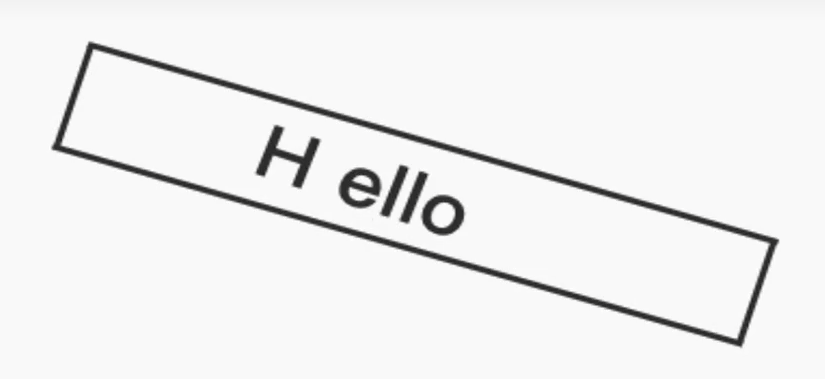
#> input picture picture_video/15.png, 825 x 379 px, found by its file name
$ python 25_contout.py
#> lines starting #> are read from the running program, lines starting #| are printed output that depends on the picture; after the words box and inside, x2 and y2 are one past the last pixel; in counts of white or black regions, pixels touching at a corner belong together
import cv2
import numpy as np
#引入图像
img=cv2.imread("./picture_video/15.png")
#> img is the input picture: shape (379, 825, 3); mean B, G, R 239.6, 239.7, 239.7
#转化为灰度图
new=cv2.cvtColor(img,cv2.COLOR_BGR2GRAY)
#二值化
ret,binary=cv2.threshold(new,100,255,cv2.THRESH_BINARY)
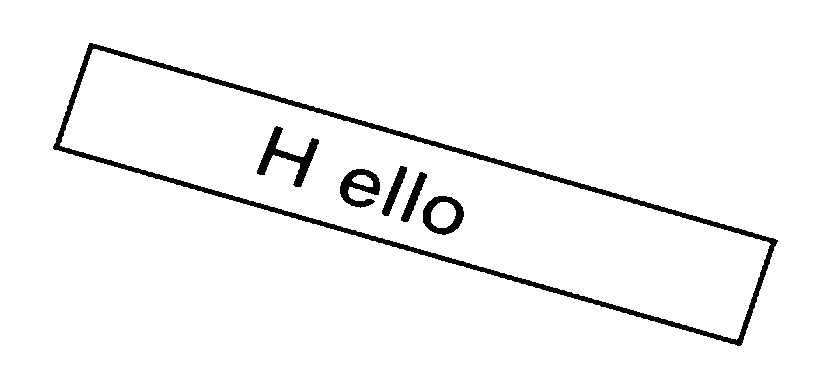
#> binary: shape (379, 825); 96.4% white; 6 black regions
#获取轮廓
contours,hierarchy=cv2.findContours(binary,cv2.RETR_TREE,cv2.CHAIN_APPROX_SIMPLE)
#> contours = 10 contours; largest, box (x1, y1, x2, y2) and area: (0, 0, 825, 379) 311472, (52, 42, 779, 347) 81328, (60, 49, 771, 340) 71769, (422, 195, 465, 236) 1300, (256, 125, 320, 188) 1167
# [34 lines of commented-out code are left out]
r=cv2.minAreaRect(contours[1]) #r((中心点x,中心点y),(宽,高),角度)
#> r = ((414.9, 193.9), (114.7, 724), -73.99)
box=cv2.boxPoints(r)  #转变为坐标
#> box = [[747, 348.9], [51.08, 149.2], [82.73, 38.91], [778.7, 238.6]]
box=np.intp(box)  #转变为整形
#> box = [[747, 348], [51, 149], [82, 38], [778, 238]]
cv2.drawContours(img,[box],0,(0,0,255),2)

#最大外接矩形
x,y,w,h=cv2.boundingRect(contours[1])
#> x = 52; y = 42; w = 727; h = 305
cv2.rectangle(img,(x,y),(x+w,y+h),(255,0,0),2)
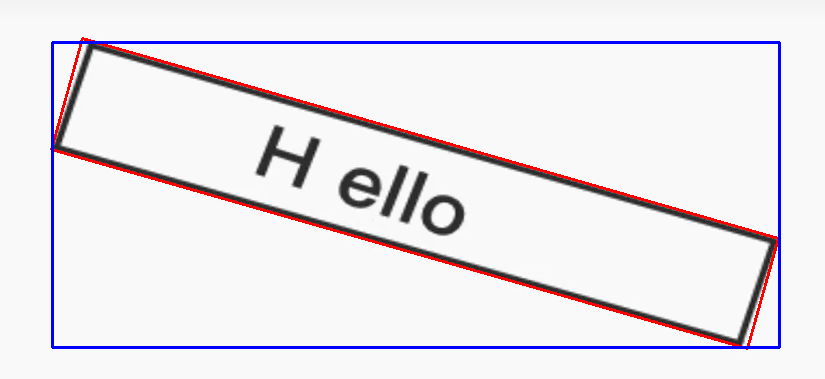
#> img: shape (379, 825, 3); mean B, G, R 237.1, 232, 235.8

# print(contours[0])
cv2.imshow('binary',binary)
cv2.imshow('img',img)
cv2.waitKey(0)
